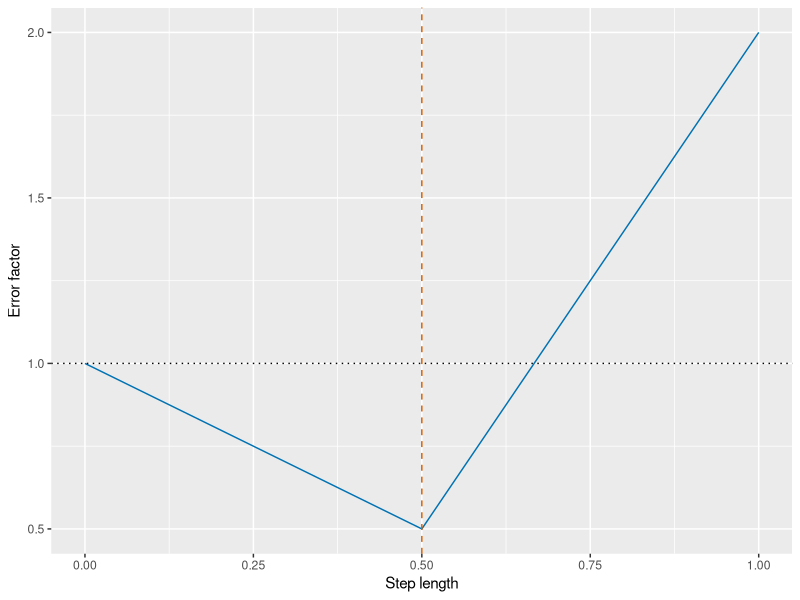

This chart was generated by the following R code:
## ---- chunk 1
#| label: best-constant-step-plot-r
#| fig-alt: >-
#|   Plot of the error factor against the step length, from 0 to 1.
#|   A solid blue curve falls in a straight line from 1 at a step length of 0
#|   to a sharp minimum of 0.5 at a step length of 0.5,
#|   then rises in a straight line, crossing 1 at a step length of 0.667
#|   and reaching 2 at a step length of 1.
#|   A dotted horizontal line marks 1.
#|   A dashed vermilion vertical line marks 0.5.
#| fig-height: 4
#| fig-width: 5
bcs_grid_pf <- seq(0, 1, length.out = 401)
bcs_first_pf <- abs(1 - 3 * bcs_grid_pf)
bcs_second_pf <- abs(1 - bcs_grid_pf)
bcs_rho_pf <- pmax(bcs_first_pf, bcs_second_pf)
bcs_curve_pf <- tibble::tibble(s = bcs_grid_pf, rho = bcs_rho_pf)
bcs_aes_pf <- ggplot2::aes(s, rho)
ggplot2::ggplot(bcs_curve_pf, bcs_aes_pf) +
  ggplot2::geom_line(colour = "#0072B2") +
  ggplot2::geom_hline(yintercept = 1, linetype = "dotted") +
  ggplot2::geom_vline(
    xintercept = 0.5, colour = "#D55E00", linetype = "dashed"
  ) +
  ggplot2::labs(x = "Step length", y = "Error factor")
